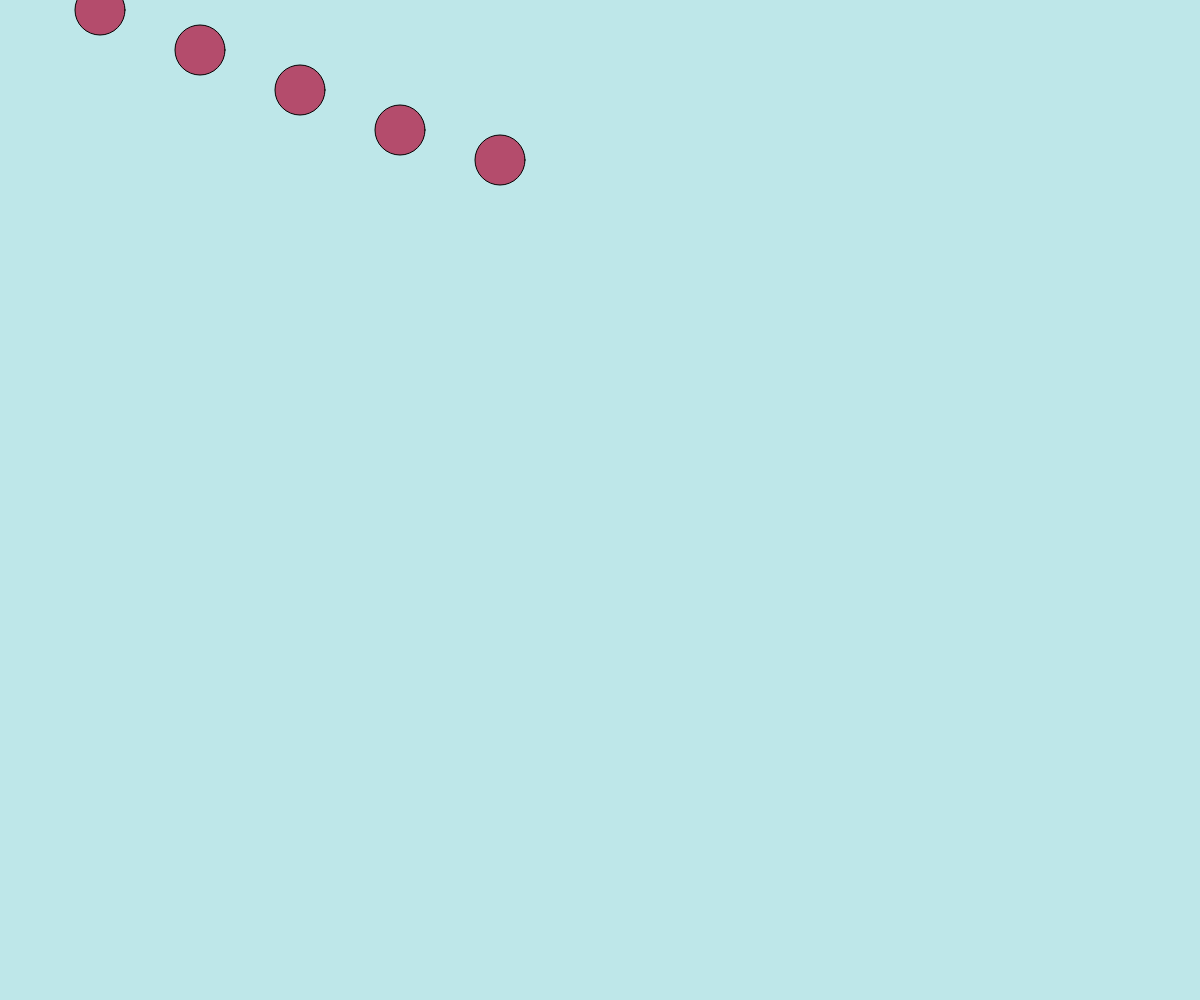
Frame 1 (no input)
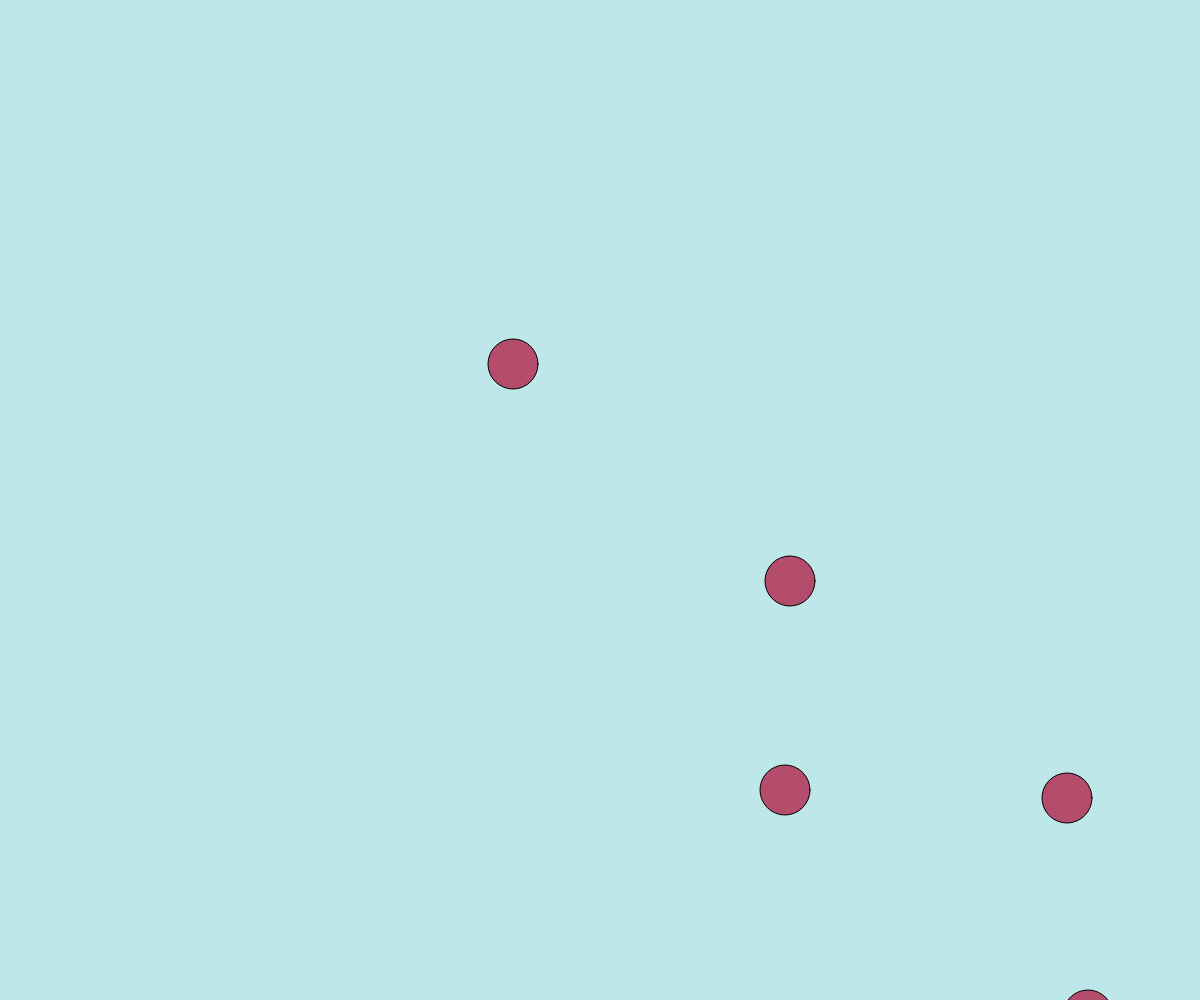
Frame 60 (no input)
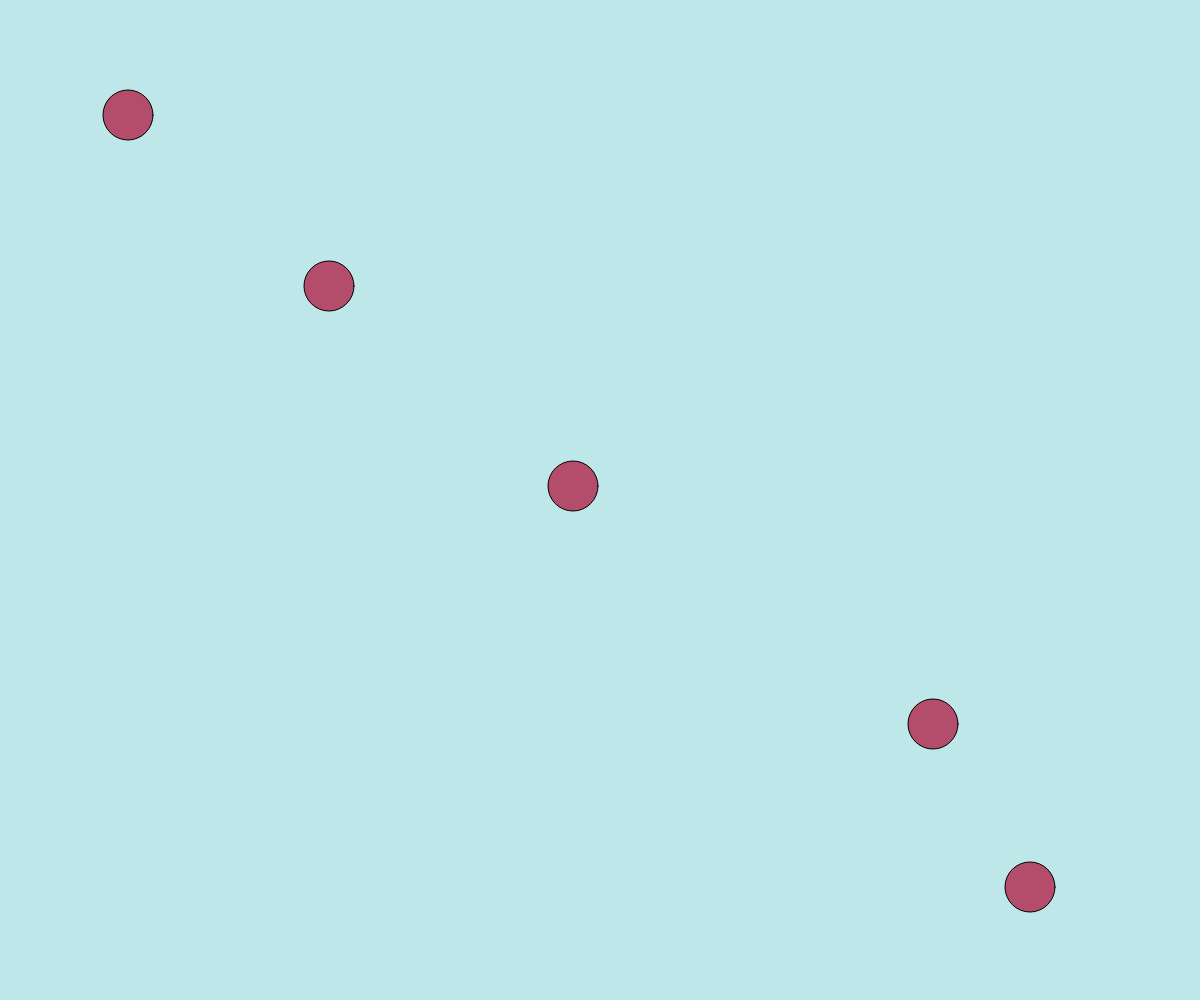
Frame 120 (the mouse pressed at the canvas centre since frame 60)

The p5.js sketch that drew these frames (run headless with seeded random() and noise() and a simulated clock; from frame 60 on, the mouse is pressed at the canvas centre):

// p5.js sketch
// ── sketch.js
let xposList = [100,200,300,400,500];
let yposList = [10,50,90,130,160];
let xspeedList = [7,10,13,16,19];
let yspeedList = [6,9,12,15,18];


function setup() {
  // put setup code here
  createCanvas(windowWidth,windowHeight);

}

function draw() {
  // put drawing code here
  background(190,231,233);
  for(let i=0; i<xposList.length; i=i+1){

  fill(180,76,108);

  circle(xposList[i],yposList[i],50);

  yposList[i] = yposList[i] + yspeedList[i];
  xposList[i] = xposList[i] + xspeedList[i];

if (yposList[i] > height){
  yspeedList[i] = -yspeedList[i];
}

if (yposList[i] < 0){
  yspeedList[i] = -yspeedList[i];
}

if (xposList[i] > width){
  xspeedList[i] = -xspeedList[i];
}

if (xposList[i] < 0){
  xspeedList[i] = -xspeedList[i];
}


}



}
